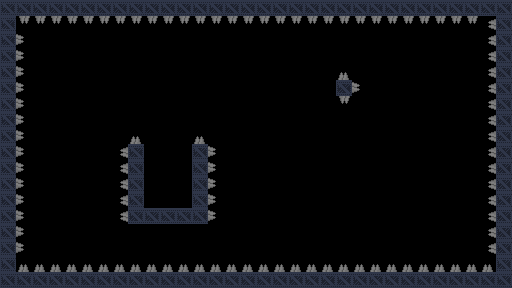

A 2D game scene composited from a Tiled map and its tileset images. What follows is a short description and the map's XML, with every tile layer's data as written:
An orthogonal 32x18 tile map with 16x16 px tiles, 2 tile layers (background, details), 2 tilesets and 8 objects (3x door_1, 2x gravity, spawn, switch_1, goal).

<map version="1.5" tiledversion="1.7.2" orientation="orthogonal" renderorder="right-down" width="32" height="18" tilewidth="16" tileheight="16" infinite="0" nextlayerid="4" nextobjectid="28">
 <tileset firstgid="1" source="industrial.v2.tsx" />
 <tileset firstgid="1025" source="Dungeon Sprites.tsx" />
 <layer id="3" name="background" width="32" height="18">
  <data encoding="csv">
0,0,0,0,0,0,0,0,0,0,0,0,0,0,0,0,0,0,0,0,0,0,0,0,0,0,0,0,0,0,0,0,
0,0,0,0,0,0,0,0,0,0,0,0,0,0,0,0,0,0,0,0,0,0,0,0,0,0,0,0,0,0,0,0,
0,0,0,0,0,0,0,0,0,0,0,0,0,0,0,0,0,0,0,0,0,0,0,0,0,0,0,0,0,0,0,0,
0,0,0,0,0,0,0,0,0,0,0,0,0,0,0,0,0,0,0,0,0,0,0,0,0,0,0,0,0,0,0,0,
0,0,0,0,0,0,0,0,0,0,0,0,0,0,0,0,0,0,0,0,0,0,0,0,0,0,0,0,0,0,0,0,
0,0,0,0,0,0,0,0,0,0,0,0,0,0,0,0,0,0,0,0,0,0,0,0,0,0,0,0,0,0,0,0,
0,0,0,0,0,0,0,0,0,0,0,0,0,0,0,0,0,0,0,0,0,0,0,0,0,0,0,0,0,0,0,0,
0,0,0,0,0,0,0,0,0,0,0,0,0,0,0,0,0,0,0,0,0,0,0,0,0,0,0,0,0,0,0,0,
0,0,0,0,0,0,0,0,0,0,0,0,0,0,0,0,0,0,0,0,0,0,0,0,0,0,0,0,0,0,0,0,
0,0,0,0,0,0,0,0,0,0,0,0,0,0,0,0,0,0,0,0,0,0,0,0,0,0,0,0,0,0,0,0,
0,0,0,0,0,0,0,0,0,0,0,0,0,0,0,0,0,0,0,0,0,0,0,0,0,0,0,0,0,0,0,0,
0,0,0,0,0,0,0,0,0,0,0,0,0,0,0,0,0,0,0,0,0,0,0,0,0,0,0,0,0,0,0,0,
0,0,0,0,0,0,0,0,0,0,0,0,0,0,0,0,0,0,0,0,0,0,0,0,0,0,0,0,0,0,0,0,
0,0,0,0,0,0,0,0,0,0,0,0,0,0,0,0,0,0,0,0,0,0,0,0,0,0,0,0,0,0,0,0,
0,0,0,0,0,0,0,0,0,0,0,0,0,0,0,0,0,0,0,0,0,0,0,0,0,0,0,0,0,0,0,0,
0,0,0,0,0,0,0,0,0,0,0,0,0,0,0,0,0,0,0,0,0,0,0,0,0,0,0,0,0,0,0,0,
0,0,0,0,0,0,0,0,0,0,0,0,0,0,0,0,0,0,0,0,0,0,0,0,0,0,0,0,0,0,0,0,
0,0,0,0,0,0,0,0,0,0,0,0,0,0,0,0,0,0,0,0,0,0,0,0,0,0,0,0,0,0,0,0
</data>
 </layer>
 <layer id="1" name="details" width="32" height="18">
  <properties>
   <property name="physics" type="bool" value="true" />
  </properties>
  <data encoding="csv">
54,54,54,54,54,54,54,54,54,54,54,54,54,54,54,54,54,54,54,54,54,54,54,54,54,54,54,54,54,54,54,54,
54,3221226628,3221226628,3221226628,3221226628,3221226628,3221226628,3221226628,3221226628,3221226628,3221226628,3221226628,3221226628,3221226628,3221226628,3221226628,3221226628,3221226628,3221226628,3221226628,3221226628,3221226628,3221226628,3221226628,3221226628,3221226628,3221226628,3221226628,3221226628,3221226628,1610613892,54,
54,2684355716,0,0,0,0,0,0,0,0,0,0,0,0,0,0,0,0,0,0,0,0,0,0,0,0,0,0,0,0,1610613892,54,
54,2684355716,0,0,0,0,0,0,0,0,0,0,0,0,0,0,0,0,0,0,0,0,0,0,0,0,0,0,0,0,1610613892,54,
54,2684355716,0,0,0,0,0,0,0,0,0,0,0,0,0,0,0,0,0,0,0,1156,0,0,0,0,0,0,0,0,1610613892,54,
54,2684355716,0,0,0,0,0,0,0,0,0,0,0,0,0,0,0,0,0,0,0,54,2684355716,0,0,0,0,0,0,0,1610613892,54,
54,2684355716,0,0,0,0,0,0,0,0,0,0,0,0,0,0,0,0,0,0,0,3221226628,0,0,0,0,0,0,0,0,1610613892,54,
54,2684355716,0,0,0,0,0,0,0,0,0,0,0,0,0,0,0,0,0,0,0,0,0,0,0,0,0,0,0,0,1610613892,54,
54,2684355716,0,0,0,0,0,0,1156,0,0,0,1156,0,0,0,0,0,0,0,0,0,0,0,0,0,0,0,0,0,1610613892,54,
54,2684355716,0,0,0,0,0,1610613892,54,0,0,0,54,2684355716,0,0,0,0,0,0,0,0,0,0,0,0,0,0,0,0,1610613892,54,
54,2684355716,0,0,0,0,0,1610613892,54,0,0,0,54,2684355716,0,0,0,0,0,0,0,0,0,0,0,0,0,0,0,0,1610613892,54,
54,2684355716,0,0,0,0,0,1610613892,54,0,0,0,54,2684355716,0,0,0,0,0,0,0,0,0,0,0,0,0,0,0,0,1610613892,54,
54,2684355716,0,0,0,0,0,1610613892,54,0,0,0,54,2684355716,0,0,0,0,0,0,0,0,0,0,0,0,0,0,0,0,1610613892,54,
54,2684355716,0,0,0,0,0,1610613892,54,54,54,54,54,2684355716,0,0,0,0,0,0,0,0,0,0,0,0,0,0,0,0,1610613892,54,
54,2684355716,0,0,0,0,0,0,0,0,0,0,0,0,0,0,0,0,0,0,0,0,0,0,0,0,0,0,0,0,1610613892,54,
54,2684355716,0,0,0,0,0,0,0,0,0,0,0,0,0,0,0,0,0,0,0,0,0,0,0,0,0,0,0,0,1610613892,54,
54,1156,1156,1156,1156,1156,1156,1156,1156,1156,1156,1156,1156,1156,1156,1156,1156,1156,1156,1156,1156,1156,1156,1156,1156,1156,1156,1156,1156,1156,1156,54,
54,54,54,54,54,54,54,54,54,54,54,54,54,54,54,54,54,54,54,54,54,54,54,54,54,54,54,54,54,54,54,54
</data>
 </layer>
 <objectgroup id="2" name="objects">
  <object id="2" name="spawn" gid="513" x="160" y="96" width="16" height="16" />
  <object id="12" name="gravity" gid="526" x="160" y="252" width="16" height="16" />
  <object id="18" name="door_1" gid="138" x="144" y="160" width="16" height="16" />
  <object id="19" name="door_1" gid="138" x="160" y="160" width="16" height="16" />
  <object id="20" name="door_1" gid="138" x="176" y="160" width="16" height="16" />
  <object id="23" name="gravity" gid="526" x="400" y="96" width="16" height="16" />
  <object id="25" name="switch_1" gid="262" x="336" y="96" width="16" height="16" rotation="270" />
  <object id="27" name="goal" gid="1158" x="160" y="192" width="16" height="16" />
 </objectgroup>
</map>
